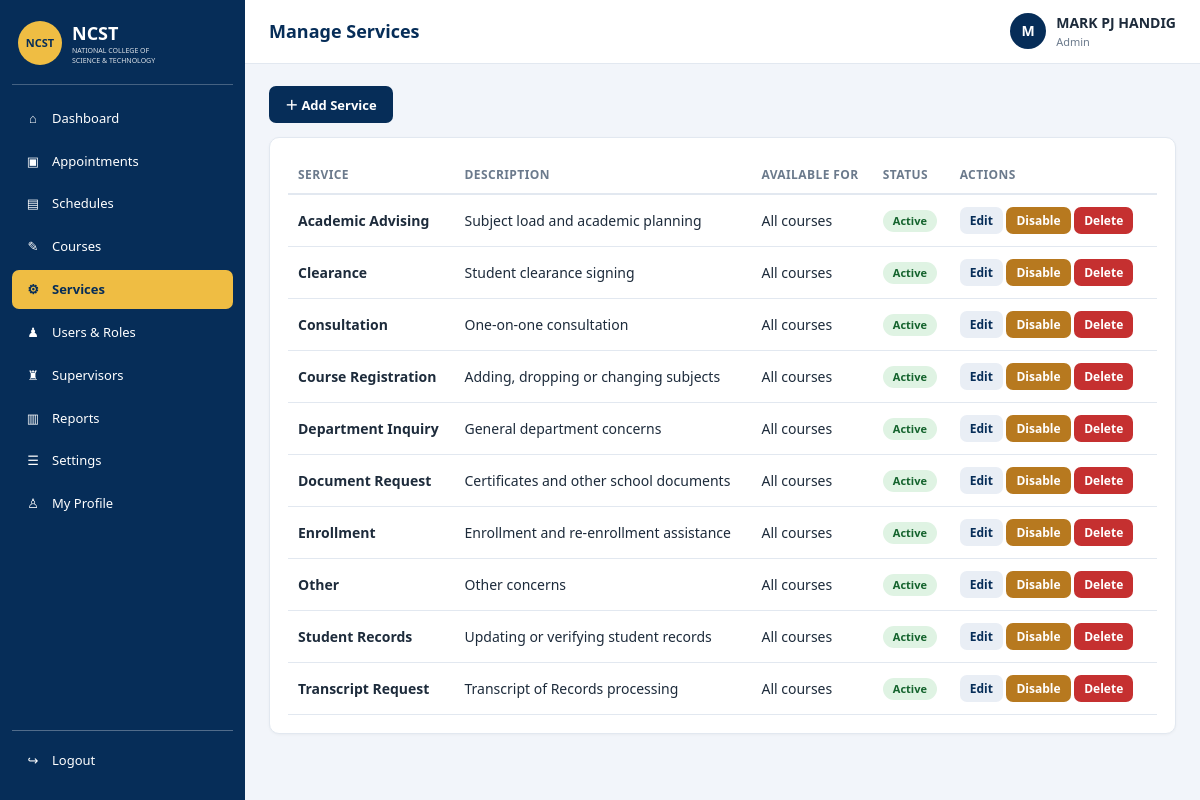
Screenshot of /admin_services.php (signed in) with the database file from the repository.
### tables this page shows
CREATE TABLE `services` (
  `id` int(11) NOT NULL,
  `course_id` int(11) DEFAULT NULL,
  `name` varchar(100) NOT NULL,
  `description` varchar(255) DEFAULT NULL,
  `is_active` tinyint(1) NOT NULL DEFAULT 1,
  `created_at` timestamp NOT NULL DEFAULT current_timestamp()
);

### lib.php (called while the page is built, shortened)
<?php
require_once __DIR__ . "/auth.php";
function db_exec(mysqli $c, string $sql, string $types = '', array $p = []): mysqli_stmt
{
    $st = $c->prepare($sql);
    if ($types !== '') {
        $st->bind_param($types, ...$p);
    }
    $st->execute();
    return $st;
}
function db_rows(mysqli $c, string $sql, string $types = '', array $p = []): array
{
    $st = db_exec($c, $sql, $types, $p);
    $r = $st->get_result();
    $out = $r ? $r->fetch_all(MYSQLI_ASSOC) : [];
    return $out;
}

### auth.php (called while the page is built, shortened)
<?php
function e($value): string
{
    return htmlspecialchars((string)$value, ENT_QUOTES, 'UTF-8');
}

### admin_services.php (the view, shortened to what this page needs)
<?php
require_once __DIR__ . "/layout.php";
$rows = db_rows($conn, "SELECT sv.*, c.name course_name FROM services sv LEFT JOIN courses c ON c.id = sv.course_id ORDER BY sv.name, c.name");
?>
<div class="toolbar"><button class="btn btn-primary" data-modal-open="svcModal" data-title="Add Service">＋ Add Service</button></div>
<div class="card"><div class="table-wrap"><table class="table">
    <thead><tr><th>Service</th><th>Description</th><th>Available for</th><th>Status</th><th>Actions</th></tr></thead>
    <tbody>
    <?php foreach ($rows as $r): ?>
        <tr>
            <td><strong><?php echo e($r['name']); ?></strong></td>
            <td><?php echo e($r['description']); ?></td>
            <td><?php echo e($r['course_name'] ?? 'All courses'); ?></td>
            <td><span class="badge <?php echo $r['is_active'] ? 'badge-confirmed' : 'badge-cancelled'; ?>"><?php echo $r['is_active'] ? 'Active' : 'Disabled'; ?></span></td>
            <td class="actions">
                <button class="btn btn-sm btn-light" data-modal-open="svcModal" data-title="Edit Service"
                    data-fill="<?php echo e(json_encode(['id' => $r['id'], 'name' => $r['name'], 'description' => $r['description'], 'course_id' => $r['course_id'] ?? 0, 'is_active' => $r['is_active']])); ?>">Edit</button>
                <form method="post" class="inline-form"><?php echo csrf_field(); ?><input type="hidden" name="action" value="toggle"><input type="hidden" name="id" value="<?php echo (int)$r['id']; ?>">
                    <button class="btn btn-sm btn-warn"><?php echo $r['is_active'] ? 'Disable' : 'Enable'; ?></button></form>
                <form method="post" class="inline-form" data-confirm="Delete the service “<?php echo e($r['name']); ?>”?">
                    <button class="btn btn-sm btn-bad">Delete</button></form>
            </td>
        </tr>
    <?php endforeach; ?>
    </tbody>
</table></div></div>

### app.css (style rules this page uses)
:root { --navy:#062d58;--navy2:#0b4a8a;--gold:#efbd43;--bg:#f2f5fa;--text:#1d2b3b;--muted:#6b7a8c;--line:#e2e8f0;--ok:#1e8e3e;--warn:#b7791f;--bad:#c53030;--card:#fff;--radius:10px }
* { box-sizing:border-box;margin:0;padding:0 }
body { font-family:'Segoe UI',Tahoma,Arial,sans-serif;background:var(--bg);color:var(--text);font-size:14px;line-height:1.45 }
.card { background:var(--card);border:1px solid var(--line);border-radius:var(--radius);padding:18px;margin-bottom:18px;box-shadow:0 1px 3px rgba(0,0,0,.04) }
.btn { display:inline-block;border:0;border-radius:7px;padding:9px 16px;font-size:13px;font-weight:600;cursor:pointer;text-decoration:none;font-family:inherit }
.btn-primary { background:var(--navy);color:#fff }
.btn-light { background:#e9eef5;color:var(--navy) }
.btn-bad { background:var(--bad);color:#fff }
.btn-warn { background:var(--warn);color:#fff }
.btn-sm { padding:5px 10px;font-size:12px }
.toolbar { display:flex;gap:10px;flex-wrap:wrap;margin-bottom:14px }
.table-wrap { overflow-x:auto }
.table { width:100%;border-collapse:collapse }
.table th { text-align:left;font-size:12px;text-transform:uppercase;letter-spacing:.4px;color:var(--muted);padding:10px;border-bottom:2px solid var(--line);white-space:nowrap }
.table td { padding:10px;border-bottom:1px solid var(--line);vertical-align:middle }
.actions { white-space:normal;min-width:200px }
.inline-form { display:inline-flex;gap:4px;align-items:center;margin:2px 0 }
.badge { display:inline-block;padding:3px 10px;border-radius:20px;font-size:11px;font-weight:700;white-space:nowrap }
.badge-confirmed { background:#dff3e3;color:#14632d }

### rows the page displays
services: name "Academic Advising", description "Subject load and academic planning", course_name "All courses", is_active "Active"
services: name "Clearance", description "Student clearance signing", course_name "All courses", is_active "Active"
services: name "Consultation", description "One-on-one consultation", course_name "All courses", is_active "Active"
services: name "Course Registration", description "Adding, dropping or changing subjects", course_name "All courses", is_active "Active"
services: name "Department Inquiry", description "General department concerns", course_name "All courses", is_active "Active"
services: name "Document Request", description "Certificates and other school documents", course_name "All courses", is_active "Active"
services: name "Enrollment", description "Enrollment and re-enrollment assistance", course_name "All courses", is_active "Active"
services: name "Other", description "Other concerns", course_name "All courses", is_active "Active"
services: name "Student Records", description "Updating or verifying student records", course_name "All courses", is_active "Active"
services: name "Transcript Request", description "Transcript of Records processing", course_name "All courses", is_active "Active"

### other values shown
$icon "⌂"
$label "Dashboard"
$icon "▣"
$label "Appointments"
$icon "▤"
$label "Schedules"
$icon "✎"
$label "Courses"
$icon "⚙"
$label "Services"
$icon "♟"
$label "Users & Roles"
$icon "♜"
$label "Supervisors"
$icon "▥"
